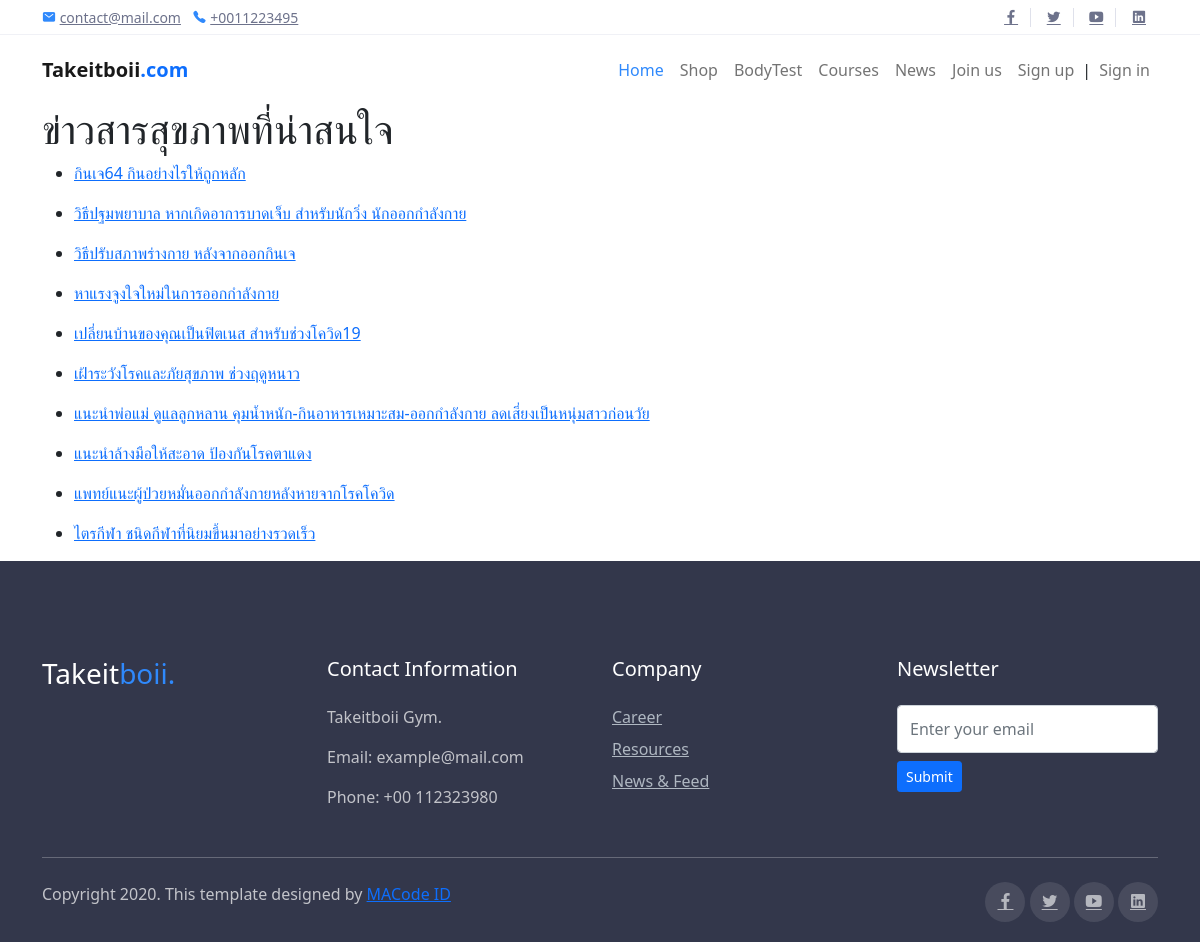
/News/, run on the app's committed database.
### News/models.py (models this page shows, shortened)
class News(models.Model):
    title = models.CharField(max_length=100)
    context = models.TextField()
    slug = models.SlugField(null=True, blank=True)
    date = models.DateField(auto_now=False, auto_now_add=False)
    ps = models.TextField(null=True, blank=True)
    pic1 = models.ImageField(null = True,blank = True)
    pic2 = models.ImageField(null = True,blank = True)
    pic3 = models.ImageField(null = True,blank = True)
    pic4 = models.ImageField(null = True,blank = True)

### News/views.py (the view)
# urls.py: path('', views.news_list, name="news-list"),
def news_list(request):
    all_posts = News.objects.all()
    return render(request, 'news/listnews.html', {'all_posts': all_posts})

### News/templates/news/listnews.html
{% extends "home/layout.html" %}
{% block body %}
          <div class="container">
            <h1>ข่าวสารสุขภาพที่น่าสนใจ</h1>
            {%  for post in all_posts %}
                <ul>
                    <li><a href="{% url 'News:news-details' post.id %}">{{ post.title }}</a></li>
                </ul>
            {%  endfor %}
        </div>
{% endblock %}

### home/static/assets/css/theme.css (style rules this page uses)
body { font-family: "Open Sans", sans-serif; font-weight: 400; line-height: 1.65; color: #2d2f38; }
a { color: #4B74FE; text-decoration: none; background-color: transparent; }
h1, .h1, h2, .h2, h3, .h3, h4, .h4, h5, .h5, h6, .h6 { line-height: 1.3; }

### data on the page
News: title "กินเจ64 กินอย่างไรให้ถูกหลัก"
News: title "วิธีปฐมพยาบาล หากเกิดอาการบาดเจ็บ สำหรับนักวิ่ง นักออกกำลังกาย"
News: title "วิธีปรับสภาพร่างกาย หลังจากออกกินเจ"
News: title "หาแรงจูงใจใหม่ในการออกกำลังกาย"
News: title "เปลี่ยนบ้านของคุณเป็นฟิตเนส สำหรับช่วงโควิด19"
News: title "เฝ้าระวังโรคและภัยสุขภาพ ช่วงฤดูหนาว"
News: title "แนะนำพ่อแม่ ดูแลลูกหลาน คุมน้ำหนัก-กินอาหารเหมาะสม-ออกกำลังกาย ลดเสี่ยงเป็นหนุ่มสาวก่อนวัย"
News: title "แนะนำล้างมือให้สะอาด ป้องกันโรคตาแดง"
News: title "แพทย์แนะผู้ป่วยหมั่นออกกำลังกายหลังหายจากโรคโควิด"
News: title "ไตรกีฬา ชนิดกีฬาที่นิยมขึ้นมาอย่างรวดเร็ว"
